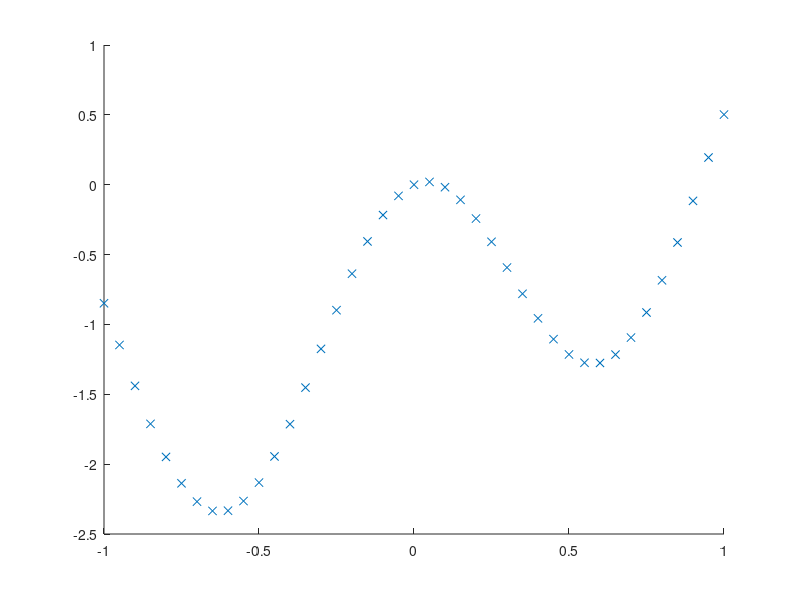

Reproduce this figure in MATLAB. (Note: this script raises an error after producing the figure.)
% https://la.mathworks.com/help/deeplearning/ref/feedforwardnet.html?s_tid=doc_ta

x = [-1:0.05:1];
y = [-0.5*x.^3+1*cos(x*5)+exp(x)-2];

figure; hold on;
plot(x,y,'x');

% define ammount of neurons in hidden layers
netconf = [10];

net = feedforwardnet(netconf,'trainlm');
options  = trainingOptions('sgdm', ...
        'MaxEpochs', 500);

net = trainNetwork(x,y,options);
% net = trainlm(net,x,y);  % Levenberg Marquardt
% net = traingd(net,x,y);  % Gradient Descent
% net = traingdm(net,x,y); % Gradient Descent Momentum
y_pred = net(x);
plot(x,y_pred,'linewidth',0.5);
perf = perform(net,y_pred,y)
